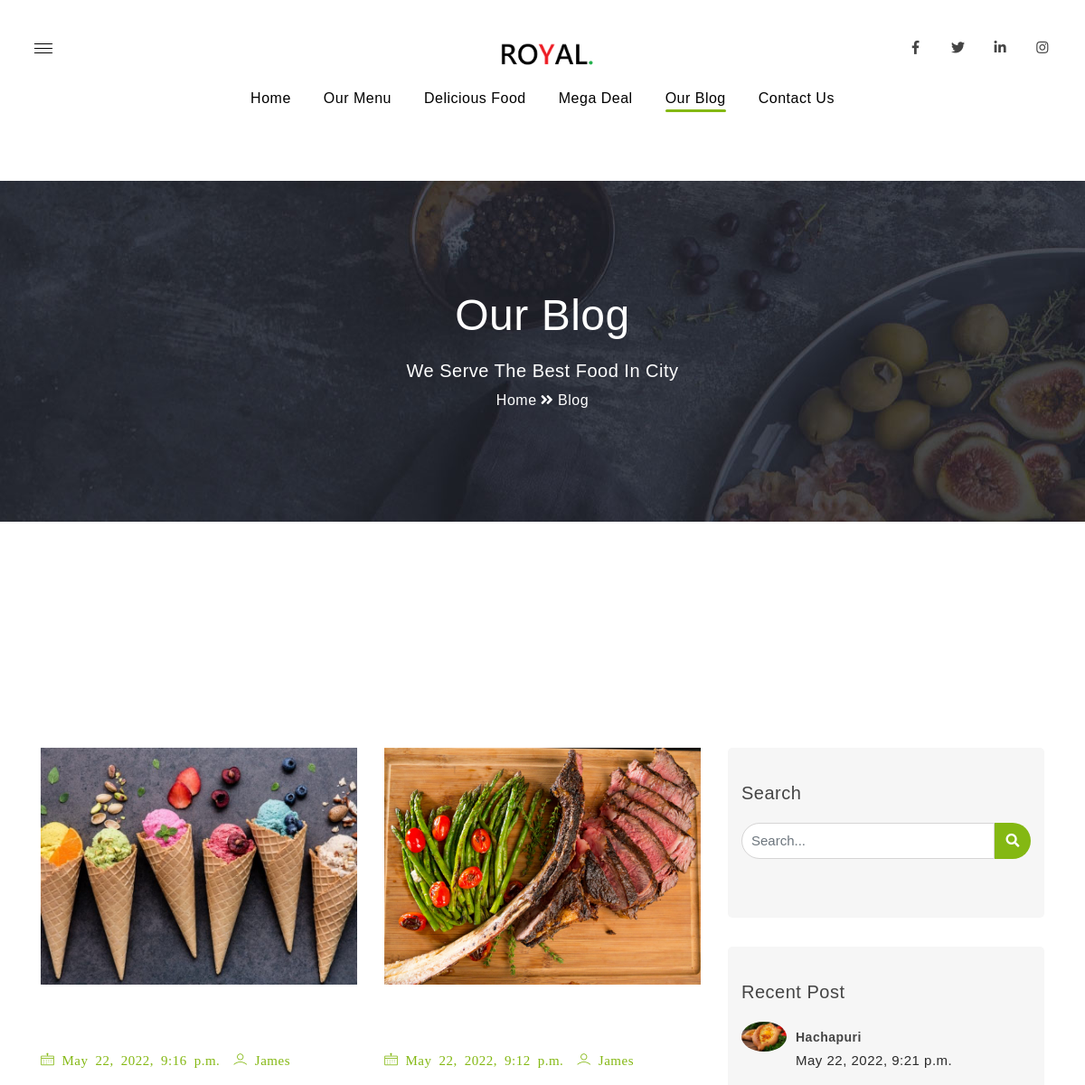
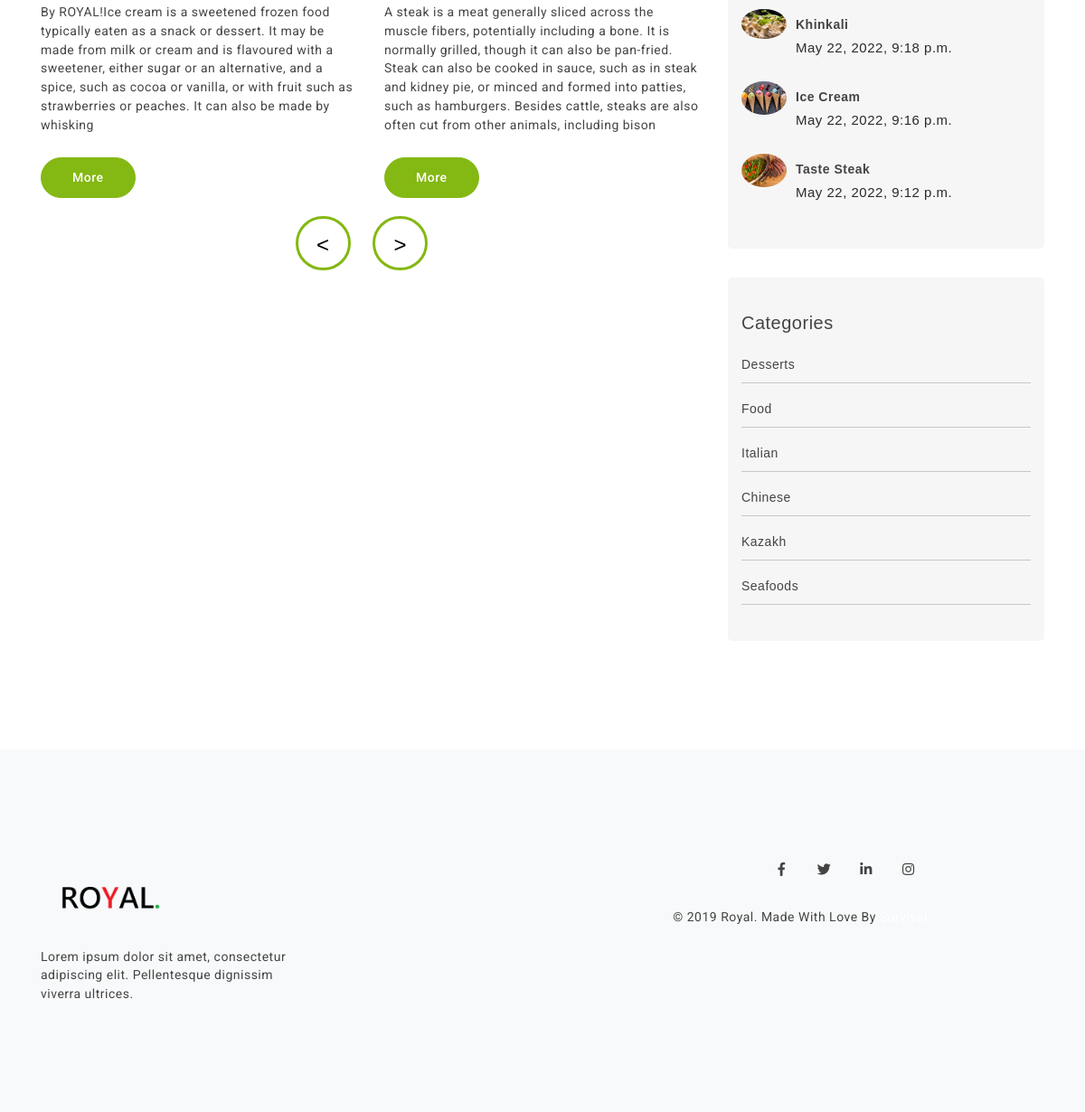
Screenshot of /blog/?page=2 with the database file from the repository (2 pictures, top to bottom).
### booking/models.py (models this page shows, shortened)
class Posts(models.Model):
    photo = models.ImageField(upload_to='photos/%Y/%m/%d/', blank=True)
    title=models.CharField(default=None, max_length=64,)
    slug=models.SlugField(max_length=200, unique=True)
    author=models.ForeignKey(User,on_delete=models.CASCADE, related_name='blog_posts')
    created_on=models.DateTimeField(auto_now_add=True)
    content=models.TextField()
    class Meta:
        ordering=['-created_on']

class Category(models.Model):
    category_id = models.IntegerField()
    title = models.CharField(max_length=150, db_index=True, verbose_name='Наименование категории')

### booking/views.py (the view)
# urls.py: path('blog/', blog, name='blog'),
def blog(request):
    posts = Posts.objects.all()
    categ = Category.objects.all().annotate(total_categ=Count('title'))
    paginator = Paginator(posts, 2)
    page_number = request.GET.get('page')
    page_obj = paginator.get_page(page_number)
    dict = {'page_obj': page_obj,'categ': categ,'posts':posts }
    return render(request, 'booking/blog.html',dict,)

### booking/templates/booking/blog.html (shortened to what this page needs)
﻿<!DOCTYPE html>
{%load static%}
<html lang="en">
<head>
    <link rel="stylesheet" href="{% static 'booking\css\bundle.min.css' %}">
   <link rel="stylesheet" href="{% static 'booking\css\revolution-settings.min.css' %}">
    <link rel="stylesheet" href="{% static 'booking\css\jquery.fancybox.min.css' %}">
    <link rel="stylesheet" href="{% static 'booking\css\owl.carousel.min.css' %}">
    <link rel="stylesheet" href="{% static 'booking\css\swiper.min.css' %}">
    <link rel="stylesheet" href="{% static 'booking\css\cubeportfolio.min.css' %}">
    <link rel="stylesheet" href="{% static 'booking\css\LineIcons.min.css' %}">
    <link rel="stylesheet" href="{% static 'booking\css\jquery-ui.bundle.css' %}">
      <link rel="stylesheet" href="{% static 'booking\css\select2.min.css' %}">
     <link rel="stylesheet" href="{% static 'booking\css\style.css' %}">
</head>
<body data-spy="scroll" data-target=".navbar" data-offset="90" class="position-relative">
<div class="wrapper">
    <header class="header-with-topbar style-two">
        <div class="top-header-area d-none d-lg-inline-block transparent-bg center-logo">
            <div class="container">
                <div class="row">
                    <a href="#home" class="logo link" title="logo">
                        <img src= "{% static 'booking\img\lo.png' %}" alt="logo" title="Logo" class="logo-default">
                    </a>
                </div>
            </div>
        </div>
        <nav class="navbar navbar-top-default navbar-expand-lg full-nav center-logo nav-line">
            <div class="container">
                <div class="collapse navbar-collapse d-none d-lg-block">
                    <ul class="nav navbar-nav">
                        <li class="nav-item">
                            <a class="nav-link link" href="{% url 'home' %}">Home</a>
                        </li>
                        <li class="nav-item">
                            <a class="nav-link link" href="{% url 'home' %}">Our Menu</a>
                        </li>
                        <li class="nav-item">
                            <a class="nav-link link" href="{% url 'home' %}">Delicious Food</a>
                        </li>
                    </ul>
                    <ul class="nav navbar-nav">
                        <li class="nav-item">
                            <a class="nav-link link" href="{% url 'home' %}">Mega Deal</a>
                        </li>
                        <li class="nav-item">
                            <a class="nav-link link active" href="..\index-food.html#blog">Our Blog</a>
                        </li>
                        <li class="nav-item">
                            <a class="nav-link link" href="{% url 'home' %}">Contact Us</a>
                        </li>
                    </ul>
                </div>
                <div class="social_icons d-none d-md-block">
                     <ul class="social-icons mb-0">
                                <li><a href="https://ru-ru.facebook.com" class="facebook-bg-hvr"><i class="fab fa-facebook-f" aria-hidden="true"></i></a> </li>
                                <li><a href="https://twitter.com" class="twitter-bg-hvr"><i class="fab fa-twitter" aria-hidden="true"></i></a> </li>
                                <li><a href="https://www.linkedin.com" class="linkedin-bg-hvr"><i class="fab fa-linkedin-in" aria-hidden="true"></i></a> </li>
                                <li><a href="https://www.instagram.com/?hl=ru" class="instagram-bg-hvr"><i class="fab fa-instagram" aria-hidden="true"></i></a> </li>
                            </ul>
                </div>
                <div class="side-nav-btn" id="sidemenu_toggle">
                    <span></span>
                    <span></span>
                    <span></span>
                </div>
            </div>
        </nav>
    </header>
    <section class="blog-header">
        <div class="container">
            <div class="row">
                <div class="col-lg-12">
                    <h2 class="text-capitalize mb-20 text-center text-white">Our Blog</h2>
                    <h5 class="text-white text-center">We Serve The Best Food In City</h5>
                    <div class="page_nav">
                        <a class="text-white blog-15">Home</a> <span class="text-white blog-15"><i class="fa fa-angle-double-right text-white"></i> Blog</span>
                    </div>
                </div>
            </div>
        </div>
    </section>
    <section class="our-client">
        <div class="container">
            <div class="row heading-space">
            </div>
            <div class="row">
                <div class="col-12 col-lg-8">
                        <div class="row">
                             {%for post in page_obj%}
                                    <div class="col-md-6">
                                        <div class="blog-p-img">
                                            <img src= "{{post.photo.url}}" class="blog-img-p" alt="image">
                                        </div>
                                        <div class="comment-text">
                                           <h3 class="grey my-3"><span class="text-gradient">{{post.title}}</span></h3>
                                        </div>
                                        <div class="comment-text">
                                            <ul class="comment mb-20">
                                                <li><a class="#."><i class="lni-calendar"> {{post.created_on}}</i></a></li>
                                                <li><a class="#."><i class="lni-user"> {{post.author}}</i></a></li>
                                            </ul>
                                            <p class="comment-para">{{post.content}}</p>
                                            <a href= "{% url 'post_detail' post.slug %}" class="btn btn-green btn-large btn-rounded d-inline-block comment-btn">More</a>
                                        </div>
                                    </div>
                            {%endfor%}
                        </div>
                        <div class="row">
                            <div class="col-sm-12">
                                {% if page_obj.has_other_pages %}
                                <nav class="list-pages">
                                    <ul>
                                    {% if page_obj.has_previous %}
                                    <li class="page-num">
                                      <a href="?page={{ page_obj.previous_page_number }}">&lt;</a>
                                    </li>
                                    {% endif %}
                                        {% if page_obj.has_next %}
                                        <li class="page-num">
                                          <a href="?page={{ page_obj.next_page_number }}">&gt;</a>
                                        </li>
                                        {% endif %}
                                    </ul>
                                </nav>
                                {% endif %}
                            </div>
                        </div>
                </div>
                             <div class="col-12 col-lg-4">
                                <div class="text-left">
                                    <aside class="sidebar padding-bottom">
                                        <div class="widget heading_space">
                                              <h4 class="text-capitalize darkcolor bottom20 align-left text-11">search</h4>
                                            <div class="test">
                            <form action="{% url 'search' %}" method="POST" class="widget_search mb-20">
                                       <div class="input-group">
                                <input type="search" placeholder="Search..." name="searched" class ="form-control padding-5" >
                                <button type="submit" class="input-group-addon"><i class="fa fa-search"></i></button>
                                       </div>
                            </form>
                                            </div>
                                        </div>
                            <div class="widget heading_space">
                                <h4 class="text-capitalize darkcolor bottom20 align-left text-11">Recent Post</h4>
                                {%for i in posts|slice:"0:4"%}
                                <div class="single_post d-flex align-items-center justify-content-lg-start bottom15 justify-content-center text-lg-left">
                                    <a href="#." class="post"><img src="{{i.photo.url}}" alt="post image"></a>
                                    <div class="text-1">
                                        <a class="a-recent text-capitalize" href="#.">{{i.title}}</a>
                                        <span class="para-color">{{i.created_on}}</span>
                                    </div>
                                </div>
                                {%endfor%}
                            </div>
                            <div class="widget heading_space mb-lg-0">
                                <h4 class="darkcolor bottom20 align-left text-11">Categories</h4>
                                {%for cat in categ%}
                                <ul class="webcats pb-10">
                                    <li><a class="a-recent" href="#.">{{cat.title}}</a></li>
                                </ul>
                                {%endfor%}
                            </div>
                        </aside>
                    </div>
                </div>
            </div>
        </div>
    </section>
    <footer class="footer-sec bg-light">
        <div class="container">
            <div class="row">
                <div class="col-md-6">
                    <div class="footer-logo">
                        <div class="logo-max">
                            <a href="#home" class="logo link" title="logo">
                                <img src="{% static 'booking\img\lo.png' %}" alt="logo" title="Logo" class="logo-default">
                            </a>
                        </div>
                        <p class="footer-width pt-20">Lorem ipsum dolor sit amet, consectetur adipiscing elit. Pellentesque dignissim viverra ultrices.</p>
                    </div>
                </div>
                <div class="col-md-6 col-sm-12 justify-content-center d-flex">
                    <div class="footer-para">
                        <div class="contact-social-icon pb-10">
                            <ul class="social-icons mb-0">
                                <li><a href="https://ru-ru.facebook.com" class="facebook-bg-hvr"><i class="fab fa-facebook-f" aria-hidden="true"></i></a> </li>
                                <li><a href="https://twitter.com" class="twitter-bg-hvr"><i class="fab fa-twitter" aria-hidden="true"></i></a> </li>
                                <li><a href="https://www.linkedin.com" class="linkedin-bg-hvr"><i class="fab fa-linkedin-in" aria-hidden="true"></i></a> </li>
                                <li><a href="https://www.instagram.com/?hl=ru" class="instagram-bg-hvr"><i class="fab fa-instagram" aria-hidden="true"></i></a> </li>
                            </ul>
                        </div>
                        <p class="copyright-para">© 2019 Royal. Made With Love By<a href="javascript:void(0);" class="grey"> Survival</a></p>
                    </div>
                </div>
            </div>
        </div>
    </footer>
</div>
</body>
</html>

### booking/templates/booking/blog.html (style rules this page uses)
.list-pages { text-align: center; margin: 0 0 20px 0; }
.list-pages a { color: #000; font-size: 24px; text-decoration: none; }
.list-pages ul { margin: 20px 0 0 0; padding: 0; list-style: none; }
.list-pages ul li { display: inline-block; margin: 0 20px 0 0; }
.list-pages .page-num, .page-num-selected { display: inline-block; width: 61px; height: 60px; padding: 16px 0 0 0; border: 3px solid #84b813; border-radius: 40px; }

### rows the page displays
Posts: photo (picture), created_on "May 22, 2022, 9:16 p.m.", author "James", content "By ROYAL!Ice cream is a sweetened frozen food typically eaten as a snack or dessert. It may be made from milk or cream and is flavoured with a sweetener, either sugar or an alternative, and a spice, such as cocoa or vanilla, or with fruit such as strawberries or peaches. It can also be made by whisking", title "Ice Cream"
Posts: photo (picture), created_on "May 22, 2022, 9:12 p.m.", author "James", content "A steak is a meat generally sliced across the muscle fibers, potentially including a bone. It is normally grilled, though it can also be pan-fried. Steak can also be cooked in sauce, such as in steak and kidney pie, or minced and formed into patties, such as hamburgers. Besides cattle, steaks are also often cut from other animals, including bison", title "Taste Steak"
Posts: photo (picture), title "Hachapuri", created_on "May 22, 2022, 9:21 p.m."
Posts: photo (picture), title "Khinkali", created_on "May 22, 2022, 9:18 p.m."
Category: title "Desserts"
Category: title "Food"
Category: title "Italian"
Category: title "Chinese"
Category: title "Kazakh"
Category: title "Seafoods"
